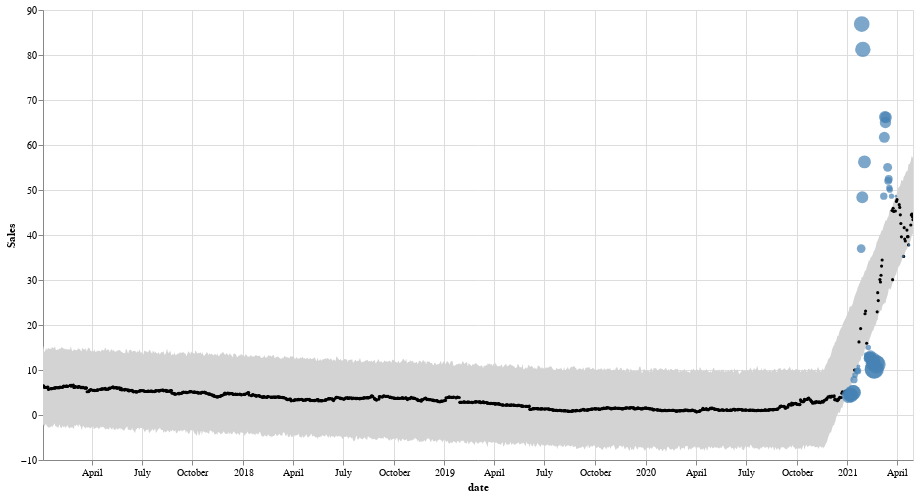

The notebook cell this image was saved under:
### Code cell
def plot_anomalies(forecasted):
    interval = alt.Chart(forecasted).mark_area(interpolate="basis", color = 'lightgrey').encode(
    x=alt.X('ds:T',  title ='date'),
    y='yhat_upper',
    y2='yhat_lower',
    tooltip=['ds', 'real_value', 'yhat_lower', 'yhat_upper']
    ).interactive().properties(
      #  title='GME Anomaly Detection using Prophet'
    )

    real_value = alt.Chart(forecasted[forecasted.anomaly==0]).mark_circle(size=10, opacity=1, color = 'Black').encode(
        x='ds:T',
        y=alt.Y('real_value', title='Sales'),    
        tooltip=['ds', 'real_value', 'yhat_lower', 'yhat_upper']
    ).interactive()

    anomalies = alt.Chart(forecasted[forecasted.anomaly!=0]).mark_circle(size=0.01, color = 'steelblue').encode(
        x='ds:T',
        y=alt.Y('real_value', title='Sales'),    
        tooltip=['ds', 'real_value', 'yhat_lower', 'yhat_upper'],
        size = alt.Size( 'importance', legend=None)
    ).interactive()

    return alt.layer(interval, real_value, anomalies)\
              .properties(width=870, height=450)\
              .configure_title(fontSize=10)
              
plot_anomalies(forecasted)

### Figure 1 — Vega-Lite specification as saved in the notebook (floating-point values rounded to 4 significant figures; data arrays with more than 128 entries replaced by an {"elided": "..."} marker saying what was removed)
{"config": {"view": {"continuousWidth": 300, "continuousHeight": 300}, "title": {"fontSize": 10}}, "layer": [{"data": {"name": "data-9ce91fc0592ae38285aa722989a54344"}, "mark": {"type": "area", "color": "lightgrey", "interpolate": "basis"}, "encoding": {"tooltip": [{"field": "ds", "type": "temporal"}, {"field": "real_value", "type": "quantitative"}, {"field": "yhat_lower", "type": "quantitative"}, {"field": "yhat_upper", "type": "quantitative"}], "x": {"field": "ds", "title": "date", "type": "temporal"}, "y": {"field": "yhat_upper", "type": "quantitative"}, "y2": {"field": "yhat_lower"}}, "name": "view_19"}, {"data": {"name": "data-a68bbb31dfd5259bd9997aaeec9fb152"}, "mark": {"type": "circle", "color": "Black", "opacity": 1, "size": 10}, "encoding": {"tooltip": [{"field": "ds", "type": "temporal"}, {"field": "real_value", "type": "quantitative"}, {"field": "yhat_lower", "type": "quantitative"}, {"field": "yhat_upper", "type": "quantitative"}], "x": {"field": "ds", "type": "temporal"}, "y": {"field": "real_value", "title": "Sales", "type": "quantitative"}}, "name": "view_20"}, {"data": {"name": "data-9ad3fcbadc7f035bb50a40c9a8611d04"}, "mark": {"type": "circle", "color": "steelblue", "size": 0.01}, "encoding": {"size": {"field": "importance", "legend": null, "type": "quantitative"}, "tooltip": [{"field": "ds", "type": "temporal"}, {"field": "real_value", "type": "quantitative"}, {"field": "yhat_lower", "type": "quantitative"}, {"field": "yhat_upper", "type": "quantitative"}], "x": {"field": "ds", "type": "temporal"}, "y": {"field": "real_value", "title": "Sales", "type": "quantitative"}}, "name": "view_21"}], "height": 450, "params": [{"name": "param_19", "select": {"type": "interval", "encodings": ["x", "y"]}, "bind": "scales", "views": ["view_19"]}, {"name": "param_20", "select": {"type": "interval", "encodings": ["x", "y"]}, "bind": "scales", "views": ["view_20"]}, {"name": "param_21", "select": {"type": "interval", "encodings": ["x", "y"]}, "bind": "scales", "views": ["view_21"]}], "width": 870, "$schema": "https://vega.github.io/schema/vega-lite/v5.20.1.json", "datasets": {"data-9ce91fc0592ae38285aa722989a54344": {"elided": "1089 records"}, "data-a68bbb31dfd5259bd9997aaeec9fb152": {"elided": "1044 records"}, "data-9ad3fcbadc7f035bb50a40c9a8611d04": [{"ds": "2020-12-30T00:00:00", "trend": 13.21, "yhat": 13.21, "yhat_lower": 4.996, "yhat_upper": 21.89, "real_value": 4.82, "anomaly": -1, "importance": 0.03655}, {"ds": "2020-12-31T00:00:00", "trend": 13.5, "yhat": 13.5, "yhat_lower": 5.124, "yhat_upper": 22.19, "real_value": 4.71, "anomaly": -1, "importance": 0.08781}, {"ds": "2021-01-04T00:00:00", "trend": 14.68, "yhat": 14.68, "yhat_lower": 6.814, "yhat_upper": 23.22, "real_value": 4.31, "anomaly": -1, "importance": 0.581}, {"ds": "2021-01-05T00:00:00", "trend": 14.98, "yhat": 14.98, "yhat_lower": 6.16, "yhat_upper": 24.43, "real_value": 4.34, "anomaly": -1, "importance": 0.4193}, {"ds": "2021-01-06T00:00:00", "trend": 15.28, "yhat": 15.28, "yhat_lower": 6.777, "yhat_upper": 23.75, "real_value": 4.59, "anomaly": -1, "importance": 0.4764}, {"ds": "2021-01-07T00:00:00", "trend": 15.57, "yhat": 15.57, "yhat_lower": 6.169, "yhat_upper": 24.34, "real_value": 4.52, "anomaly": -1, "importance": 0.3647}, {"ds": "2021-01-08T00:00:00", "trend": 15.87, "yhat": 15.87, "yhat_lower": 6.756, "yhat_upper": 24.02, "real_value": 4.42, "anomaly": -1, "importance": 0.5285}, {"ds": "2021-01-11T00:00:00", "trend": 16.75, "yhat": 16.75, "yhat_lower": 7.97, "yhat_upper": 24.71, "real_value": 4.99, "anomaly": -1, "importance": 0.5972}, {"ds": "2021-01-12T00:00:00", "trend": 17.05, "yhat": 17.05, "yhat_lower": 7.881, "yhat_upper": 25.52, "real_value": 4.99, "anomaly": -1, "importance": 0.5794}, {"ds": "2021-01-13T00:00:00", "trend": 17.35, "yhat": 17.35, "yhat_lower": 8.851, "yhat_upper": 25.77, "real_value": 7.85, "anomaly": -1, "importance": 0.1275}, {"ds": "2021-01-15T00:00:00", "trend": 17.94, "yhat": 17.94, "yhat_lower": 9.549, "yhat_upper": 26.58, "real_value": 8.88, "anomaly": -1, "importance": 0.07539}, {"ds": "2021-01-19T00:00:00", "trend": 19.12, "yhat": 19.12, "yhat_lower": 10.7, "yhat_upper": 27.88, "real_value": 9.84, "anomaly": -1, "importance": 0.08731}, {"ds": "2021-01-20T00:00:00", "trend": 19.42, "yhat": 19.42, "yhat_lower": 10.89, "yhat_upper": 28.51, "real_value": 9.78, "anomaly": -1, "importance": 0.1136}, {"ds": "2021-01-21T00:00:00", "trend": 19.71, "yhat": 19.71, "yhat_lower": 11.08, "yhat_upper": 28.58, "real_value": 10.76, "anomaly": -1, "importance": 0.03001}, {"ds": "2021-01-26T00:00:00", "trend": 21.19, "yhat": 21.19, "yhat_lower": 12.64, "yhat_upper": 29.84, "real_value": 36.99, "anomaly": 1, "importance": 0.1934}, {"ds": "2021-01-27T00:00:00", "trend": 21.49, "yhat": 21.49, "yhat_lower": 13.31, "yhat_upper": 30.79, "real_value": 86.88, "anomaly": 1, "importance": 0.6456}, {"ds": "2021-01-28T00:00:00", "trend": 21.78, "yhat": 21.78, "yhat_lower": 12.98, "yhat_upper": 30.56, "real_value": 48.4, "anomaly": 1, "importance": 0.3686}, {"ds": "2021-01-29T00:00:00", "trend": 22.08, "yhat": 22.08, "yhat_lower": 12.99, "yhat_upper": 30.61, "real_value": 81.25, "anomaly": 1, "importance": 0.6233}, {"ds": "2021-02-01T00:00:00", "trend": 22.97, "yhat": 22.97, "yhat_lower": 14.19, "yhat_upper": 31.75, "real_value": 56.25, "anomaly": 1, "importance": 0.4356}, {"ds": "2021-02-04T00:00:00", "trend": 23.85, "yhat": 23.85, "yhat_lower": 14.07, "yhat_upper": 32.15, "real_value": 13.38, "anomaly": -1, "importance": 0.05162}, {"ds": "2021-02-08T00:00:00", "trend": 25.04, "yhat": 25.04, "yhat_lower": 15.97, "yhat_upper": 33.71, "real_value": 15.0, "anomaly": -1, "importance": 0.06458}, {"ds": "2021-02-09T00:00:00", "trend": 25.33, "yhat": 25.33, "yhat_lower": 16.15, "yhat_upper": 34.73, "real_value": 12.58, "anomaly": -1, "importance": 0.2837}, {"ds": "2021-02-10T00:00:00", "trend": 25.63, "yhat": 25.63, "yhat_lower": 16.89, "yhat_upper": 33.88, "real_value": 12.8, "anomaly": -1, "importance": 0.3193}, {"ds": "2021-02-11T00:00:00", "trend": 25.92, "yhat": 25.92, "yhat_lower": 17.1, "yhat_upper": 34.84, "real_value": 12.77, "anomaly": -1, "importance": 0.3393}, {"ds": "2021-02-12T00:00:00", "trend": 26.22, "yhat": 26.22, "yhat_lower": 17.45, "yhat_upper": 34.84, "real_value": 13.1, "anomaly": -1, "importance": 0.3324}, {"ds": "2021-02-16T00:00:00", "trend": 27.4, "yhat": 27.4, "yhat_lower": 18.98, "yhat_upper": 35.59, "real_value": 12.38, "anomaly": -1, "importance": 0.5334}, {"ds": "2021-02-17T00:00:00", "trend": 27.7, "yhat": 27.7, "yhat_lower": 18.61, "yhat_upper": 36.02, "real_value": 11.48, "anomaly": -1, "importance": 0.6208}, {"ds": "2021-02-18T00:00:00", "trend": 27.99, "yhat": 27.99, "yhat_lower": 19.2, "yhat_upper": 36.53, "real_value": 10.17, "anomaly": -1, "importance": 0.8881}, {"ds": "2021-02-19T00:00:00", "trend": 28.29, "yhat": 28.29, "yhat_lower": 19.78, "yhat_upper": 36.38, "real_value": 10.15, "anomaly": -1, "importance": 0.949}, {"ds": "2021-02-22T00:00:00", "trend": 29.18, "yhat": 29.18, "yhat_lower": 20.1, "yhat_upper": 37.57, "real_value": 11.5, "anomaly": -1, "importance": 0.7478}, {"ds": "2021-02-23T00:00:00", "trend": 29.47, "yhat": 29.47, "yhat_lower": 20.85, "yhat_upper": 38.39, "real_value": 11.24, "anomaly": -1, "importance": 0.855}, {"ds": "2021-03-08T00:00:00", "trend": 33.32, "yhat": 33.32, "yhat_lower": 24.76, "yhat_upper": 42.11, "real_value": 48.63, "anomaly": 1, "importance": 0.1342}, {"ds": "2021-03-09T00:00:00", "trend": 33.61, "yhat": 33.61, "yhat_lower": 24.7, "yhat_upper": 42.61, "real_value": 61.72, "anomaly": 1, "importance": 0.3096}, {"ds": "2021-03-10T00:00:00", "trend": 33.91, "yhat": 33.91, "yhat_lower": 25.07, "yhat_upper": 42.54, "real_value": 66.25, "anomaly": 1, "importance": 0.3578}, {"ds": "2021-03-11T00:00:00", "trend": 34.2, "yhat": 34.2, "yhat_lower": 24.59, "yhat_upper": 43.57, "real_value": 65.0, "anomaly": 1, "importance": 0.3297}, {"ds": "2021-03-12T00:00:00", "trend": 34.5, "yhat": 34.5, "yhat_lower": 25.65, "yhat_upper": 42.84, "real_value": 66.13, "anomaly": 1, "importance": 0.3522}, {"ds": "2021-03-15T00:00:00", "trend": 35.39, "yhat": 35.39, "yhat_lower": 26.59, "yhat_upper": 43.89, "real_value": 55.03, "anomaly": 1, "importance": 0.2024}, {"ds": "2021-03-16T00:00:00", "trend": 35.68, "yhat": 35.68, "yhat_lower": 27.18, "yhat_upper": 44.09, "real_value": 52.04, "anomaly": 1, "importance": 0.1527}, {"ds": "2021-03-17T00:00:00", "trend": 35.98, "yhat": 35.98, "yhat_lower": 28.04, "yhat_upper": 44.16, "real_value": 52.45, "anomaly": 1, "importance": 0.1581}, {"ds": "2021-03-18T00:00:00", "trend": 36.27, "yhat": 36.27, "yhat_lower": 28.37, "yhat_upper": 45.52, "real_value": 50.44, "anomaly": 1, "importance": 0.09747}, {"ds": "2021-03-19T00:00:00", "trend": 36.57, "yhat": 36.57, "yhat_lower": 27.63, "yhat_upper": 45.42, "real_value": 50.07, "anomaly": 1, "importance": 0.09287}, {"ds": "2021-03-22T00:00:00", "trend": 37.46, "yhat": 37.46, "yhat_lower": 28.38, "yhat_upper": 45.68, "real_value": 48.62, "anomaly": 1, "importance": 0.06047}, {"ds": "2021-03-30T00:00:00", "trend": 39.82, "yhat": 39.82, "yhat_lower": 31.08, "yhat_upper": 48.16, "real_value": 48.62, "anomaly": 1, "importance": 0.009453}, {"ds": "2021-04-12T00:00:00", "trend": 43.67, "yhat": 43.67, "yhat_lower": 35.49, "yhat_upper": 51.72, "real_value": 35.27, "anomaly": -1, "importance": 0.006355}, {"ds": "2021-04-23T00:00:00", "trend": 46.92, "yhat": 46.92, "yhat_lower": 38.01, "yhat_upper": 55.56, "real_value": 37.79, "anomaly": -1, "importance": 0.005821}]}}
